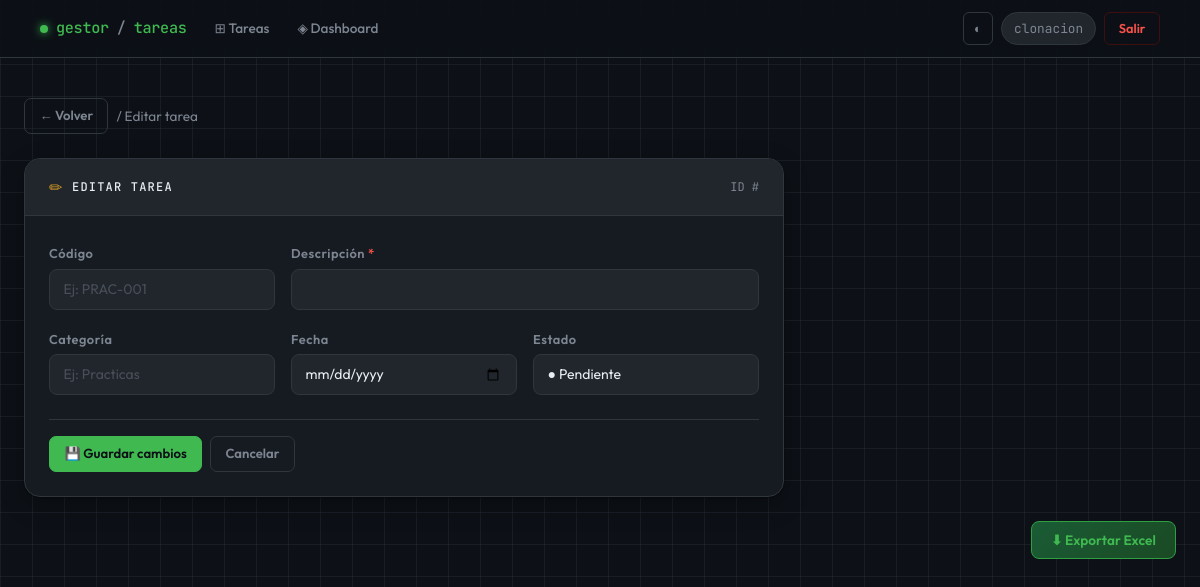
Page /editar/153 (signed in) on the earlier database version.
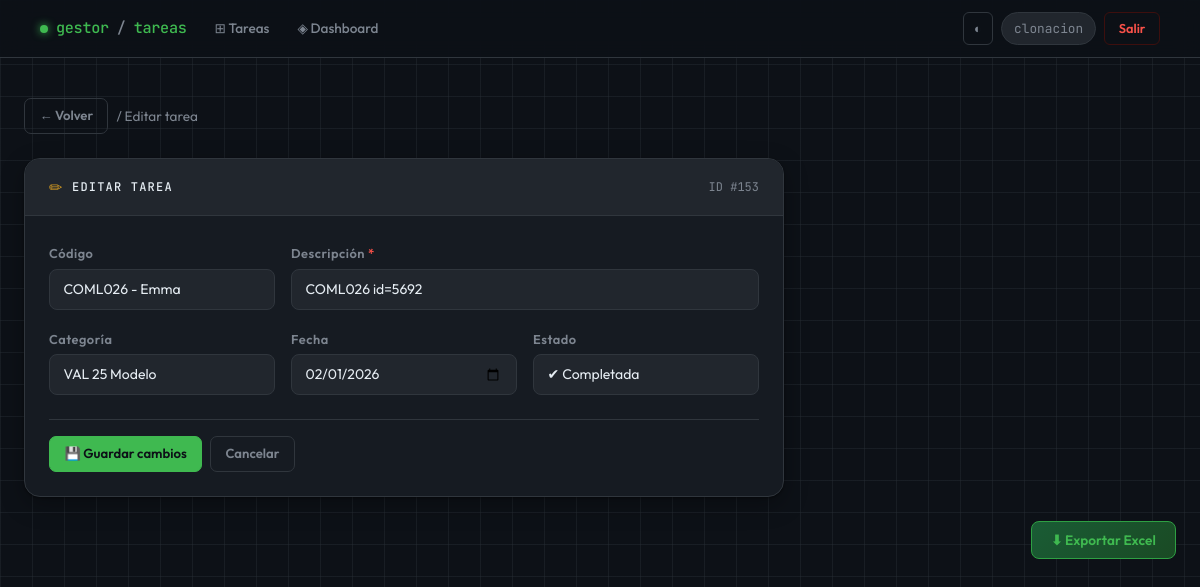
Same page on the later database version.
### tables this page shows
CREATE TABLE tareas (
            id INTEGER PRIMARY KEY AUTOINCREMENT,
            descripcion TEXT NOT NULL,
            categoria TEXT,
            fecha TEXT,
            completada INTEGER DEFAULT 0,
            codigo TEXT,
            usuario_id INTEGER,
            FOREIGN KEY (usuario_id) REFERENCES usuarios(id)
        );

### app_web.py (the view)
@app.route("/editar/<int:id>", methods=["GET", "POST"])
@login_required
def editar(id):
    conn = get_connection()
    cursor = conn.cursor()
    if request.method == "POST":
        codigo = request.form.get("codigo")
        descripcion = request.form.get("descripcion")
        categoria = request.form.get("categoria")
        fecha = request.form.get("fecha")
        completada = request.form.get("completada")  # 👈 NUEVO
        cursor.execute("""
            UPDATE tareas
            SET codigo=?, descripcion=?, categoria=?, fecha=?, completada=?
            WHERE id=?
        """, (codigo, descripcion, categoria, fecha, completada, id))
        conn.commit()
        conn.close()
        return redirect("/")
    else:
        cursor.execute("SELECT * FROM tareas WHERE id=?", (id,))
        tarea = cursor.fetchone()
        conn.close()
        return render_template("editar.html", tarea=tarea)

### app_web.py (called while the page is built)
def get_connection():
    conn = sqlite3.connect(DB_NAME)
    conn.row_factory = sqlite3.Row
    return conn

def login_required(f):
    @wraps(f)
    def decorated_function(*args, **kwargs):
        if "user_id" not in session:
            return redirect(url_for("login"))
        return f(*args, **kwargs)
    return decorated_function

### templates/editar.html (shortened to what this page needs)
{% extends "base.html" %}
{% block content %}
<div class="d-flex align-items-center gap-2 mb-4">
  <a href="/" class="btn btn-g-ghost btn-sm">← Volver</a>
  <span style="color:var(--text-muted); font-size:.85rem;">/ Editar tarea</span>
</div>
<div class="gcard" style="max-width:760px;">
  <div class="gcard-header">
    <span style="color:var(--amber)">✏</span>
    <span class="gcard-title">Editar tarea</span>
    <span style="margin-left:auto; font-family:var(--mono); font-size:.75rem; color:var(--text-muted);">
      ID #{{ tarea[0] }}
    </span>
  </div>
  <div class="gcard-body">
    <form method="POST">
      <div class="row g-3">
        <div class="col-sm-6 col-md-4">
          <label class="form-label">Código</label>
          <input type="text" name="codigo" class="form-control"
                 value="{{ tarea[5] if tarea[5] else '' }}"
                 placeholder="Ej: PRAC-001" autocomplete="off">
        </div>
        <div class="col-sm-6 col-md-8">
          <label class="form-label">Descripción <span style="color:var(--red)">*</span></label>
          <input type="text" name="descripcion" class="form-control"
                 value="{{ tarea[1] }}" required autocomplete="off">
        </div>
        <div class="col-sm-6 col-md-4">
          <label class="form-label">Categoría</label>
          <input type="text" name="categoria" class="form-control"
                 value="{{ tarea[2] if tarea[2] else '' }}"
                 placeholder="Ej: Practicas" autocomplete="off">
        </div>
        <div class="col-sm-6 col-md-4">
          <label class="form-label">Fecha</label>
          <input type="date" name="fecha" class="form-control"
                 value="{{ tarea[3] if tarea[3] else '' }}">
        </div>
        <div class="col-sm-6 col-md-4">
          <label class="form-label">Estado</label>
          <select name="completada" class="form-select">
            <option value="0" {% if tarea[4]==0 %}selected{% endif %}>● Pendiente</option>
            <option value="1" {% if tarea[4]==1 %}selected{% endif %}>✔ Completada</option>
          </select>
        </div>
      </div>
      <div class="d-flex gap-2 mt-4 pt-3" style="border-top:1px solid var(--border);">
        <button type="submit" class="btn btn-g-primary">💾 Guardar cambios</button>
        <a href="/" class="btn btn-g-ghost">Cancelar</a>
      </div>
    </form>
  </div>
</div>
{% endblock %}

### templates/base.html (shortened to what this page needs)
<!DOCTYPE html>
<html lang="es">
<head>
  <link href="https://cdn.jsdelivr.net/npm/bootstrap@5.3.2/dist/css/bootstrap.min.css" rel="stylesheet">
</head>
<body>
<nav class="navbar navbar-expand-lg">
  <div class="container-fluid px-3">
    <a class="navbar-brand" href="/">
      <span class="dot"></span>
      gestor<span style="color:var(--text-muted)">/</span>tareas
    </a>
    <div class="collapse navbar-collapse" id="navMain">
      {% set path = request.path %}
      <ul class="navbar-nav me-auto gap-1 mt-2 mt-lg-0">
        <li class="nav-item">
          <a class="nav-link{{ ' active' if path == '/' else '' }}" href="/">
            ⊞ Tareas
          </a>
        </li>
        <li class="nav-item">
          <a class="nav-link{{ ' active' if path == '/dashboard' else '' }}" href="/dashboard">
            ◈ Dashboard
          </a>
        </li>
      </ul>
      <div class="d-flex align-items-center gap-2 mt-2 mt-lg-0">
        <button onclick="toggleLight()" class="btn-dark-toggle" title="Cambiar tema">◐</button>
        <span class="navbar-user">{{ session.get('user', '') }}</span>
        <a href="/logout" class="btn-logout">Salir</a>
      </div>
    </div>
  </div>
</nav>
<div class="page-wrapper pb-0 pt-2" style="max-width:1300px; margin:0 auto; padding-inline:1.5rem;">
</div>
<div class="page-wrapper">
  {% block content %}{% endblock %}
  <div class="text-end mt-4">
    <a href="/exportar" class="btn btn-g-export">⬇ Exportar Excel</a>
  </div>
</div>
</body>
</html>

### templates/base.html (style rules this page uses)
:root { --bg: #0d1117; --bg2: #161b22; --bg3: #21262d; --border: #30363d; --border-soft: #21262d; --text: #e6edf3; --text-muted: #7d8590; --text-dim: #484f58; --accent: #3fb950; --accent-dim: #1a4a24; --accent-glow: rgba(63,185,80,.18); --amber: #d29922; --amber-dim: #3d2e00; --red: #f85149; --red-dim: #3d0f0e; --blue: #58a6ff; --blue-dim: #0d2040; --radius: 10px; --radius-lg: 16px; --shadow: 0 1px 3px rgba(0,0,0,.4), 0 8px 24px rgba(0,0,0,.3); --font: 'Outfit', sans-serif; --mono: 'JetBrains Mono', monospace; --transition: .18s cubic-bezier(.4,0,.2,1); }
*, *::before, *::after { box-sizing: border-box; }
html { scroll-behavior: smooth; }
body { font-family: var(--font); background: var(--bg); color: var(--text); min-height: 100vh; margin: 0; }
body::before { content: ''; position: fixed; inset: 0; background-image: linear-gradient(rgba(48,54,61,.35) 1px, transparent 1px), linear-gradient(90deg, rgba(48,54,61,.35) 1px, transparent 1px); background-size: 32px 32px; pointer-events: none; z-index: 0; }
.navbar { background: rgba(13,17,23,.92); backdrop-filter: blur(12px); border-bottom: 1px solid var(--border); padding: .75rem 1.5rem; position: sticky; top: 0; z-index: 100; }
.navbar-brand { font-family: var(--mono); font-size: .95rem; font-weight: 500; color: var(--accent) !important; letter-spacing: -.02em; display: flex; align-items: center; gap: .5rem; }
.navbar-brand .dot { width: 8px; height: 8px; background: var(--accent); border-radius: 50%; display: inline-block; box-shadow: 0 0 8px var(--accent); animation: pulse 2s ease infinite; }
.nav-link { font-size: .85rem; font-weight: 500; color: var(--text-muted) !important; padding: .4rem .75rem !important; border-radius: 6px; transition: color var(--transition), background var(--transition); }
.navbar-user { font-family: var(--mono); font-size: .8rem; color: var(--text-muted); padding: .35rem .75rem; background: var(--bg3); border: 1px solid var(--border); border-radius: 20px; }
.btn-logout { font-size: .8rem; font-weight: 600; padding: .35rem .85rem; border-radius: 6px; border: 1px solid var(--red-dim); background: transparent; color: var(--red); transition: background var(--transition), color var(--transition); text-decoration: none; }
.btn-dark-toggle { font-size: .8rem; padding: .35rem .65rem; border-radius: 6px; border: 1px solid var(--border); background: transparent; color: var(--text-muted); cursor: pointer; transition: background var(--transition); }
.page-wrapper { position: relative; z-index: 1; max-width: 1300px; margin: 0 auto; padding: 2rem 1.5rem 4rem; }
.gcard { background: var(--bg2); border: 1px solid var(--border); border-radius: var(--radius-lg); box-shadow: var(--shadow); overflow: hidden; transition: border-color var(--transition); }
.gcard-body { padding: 1.5rem; }
.gcard-header { padding: 1rem 1.5rem; border-bottom: 1px solid var(--border); background: var(--bg3); display: flex; align-items: center; gap: .6rem; }
.gcard-title { font-family: var(--mono); font-size: .75rem; font-weight: 500; letter-spacing: .1em; text-transform: uppercase; margin: 0; }
.form-control, .form-select { font-family: var(--font); font-size: .875rem; background: var(--bg3); border: 1px solid var(--border); border-radius: 8px; color: var(--text); padding: .55rem .85rem; transition: border-color var(--transition), box-shadow var(--transition); }
.form-control::placeholder { color: var(--text-dim); }
.form-select option { background: var(--bg3); color: var(--text); }
.form-label { font-size: .8rem; font-weight: 600; color: var(--text-muted); letter-spacing: .04em; margin-bottom: .35rem; }
.btn { font-family: var(--font); font-weight: 600; font-size: .82rem; border-radius: 7px; padding: .45rem .9rem; transition: all var(--transition); border: 1px solid transparent; cursor: pointer; text-decoration: none; display: inline-flex; align-items: center; gap: .3rem; }
.btn-g-primary { background: var(--accent); color: #0d1117; border-color: var(--accent); }
.btn-g-ghost { background: transparent; color: var(--text-muted); border-color: var(--border); }
.btn-g-export { background: linear-gradient(135deg, #1a5c35, var(--accent-dim)); color: var(--accent); border: 1px solid #2ea043; padding: .5rem 1.2rem; border-radius: 8px; font-size: .85rem; }
.page-wrapper > * { animation: fadeUp .3s ease both; }
.page-wrapper > *:nth-child(1) { animation-delay: .04s; }
.page-wrapper > *:nth-child(2) { animation-delay: .08s; }
.page-wrapper > *:nth-child(3) { animation-delay: .12s; }

Differences in the rows shown:
added tareas: id "153", codigo "COML026 - Emma", descripcion "COML026 id=5692", categoria "VAL 25 Modelo", fecha "02/01/2026", completada "✔ Completada"
Other differences:
form field completada: "● Pendiente" → (not shown)
